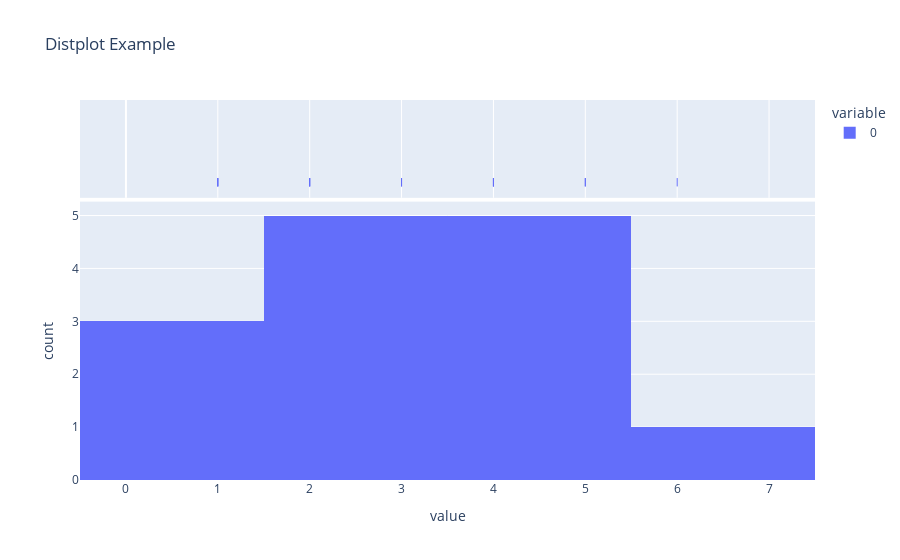

The notebook cell saved with this chart:
### Markdown cell above
A distplot, short for "distribution plot," is a data visualization that combines both a histogram and a kernel density estimate (KDE) plot. It is used to visualize the distribution of a univariate dataset, which means it's suitable for exploring the distribution of a single variable.

A distplot typically shows the following information:

Histogram: A bar chart that represents the frequency or count of data points within specific bins or intervals along the variable's range.

Kernel Density Estimate (KDE): A smoothed line that provides an estimate of the probability density function of the data. It offers a continuous representation of the data distribution.

### Code cell
import plotly.express as px

# Create a sample dataset
data = [1, 1, 1, 2, 2, 2, 3, 3, 4, 4, 4, 5, 5, 6]

# Create a distplot
distplot = px.histogram(data, marginal="rug", title="Distplot Example")

# Show the plot
distplot.show()

### Figure 1 — Plotly figure (JSON) as saved in the notebook; plotly's stock layout.template omitted (floating-point values rounded to 4 significant figures)
{"data": [{"alignmentgroup": "True", "bingroup": "x", "hovertemplate": "variable=0<br>value=%{x}<br>count=%{y}<extra></extra>", "legendgroup": "0", "marker": {"color": "#636efa", "pattern": {"shape": ""}}, "name": "0", "offsetgroup": "0", "orientation": "v", "showlegend": true, "type": "histogram", "x": [1, 1, 1, 2, 2, 2, 3, 3, 4, 4, 4, 5, 5, 6], "xaxis": "x", "yaxis": "y"}, {"alignmentgroup": "True", "boxpoints": "all", "fillcolor": "rgba(255,255,255,0)", "hoveron": "points", "hovertemplate": "variable=0<br>value=%{x}<extra></extra>", "jitter": 0, "legendgroup": "0", "line": {"color": "rgba(255,255,255,0)"}, "marker": {"color": "#636efa", "symbol": "line-ns-open"}, "name": "0", "offsetgroup": "0", "showlegend": false, "type": "box", "x": [1, 1, 1, 2, 2, 2, 3, 3, 4, 4, 4, 5, 5, 6], "xaxis": "x2", "yaxis": "y2"}], "layout": {"autosize": true, "barmode": "relative", "legend": {"title": {"text": "variable"}, "tracegroupgap": 0}, "title": {"text": "Distplot Example"}, "xaxis": {"anchor": "y", "autorange": true, "domain": [0, 1], "range": [-0.5, 7.5], "title": {"text": "value"}, "type": "linear"}, "xaxis2": {"anchor": "y2", "autorange": true, "domain": [0, 1], "matches": "x", "range": [-0.5, 7.5], "showgrid": true, "showticklabels": false, "type": "linear"}, "yaxis": {"anchor": "x", "autorange": true, "domain": [0, 0.7326], "range": [0, 5.263], "title": {"text": "count"}}, "yaxis2": {"anchor": "x2", "autorange": true, "domain": [0.7426, 1], "matches": "y2", "range": [-0.5692, 0.5], "showgrid": false, "showline": false, "showticklabels": false, "ticks": "", "type": "category"}}}
